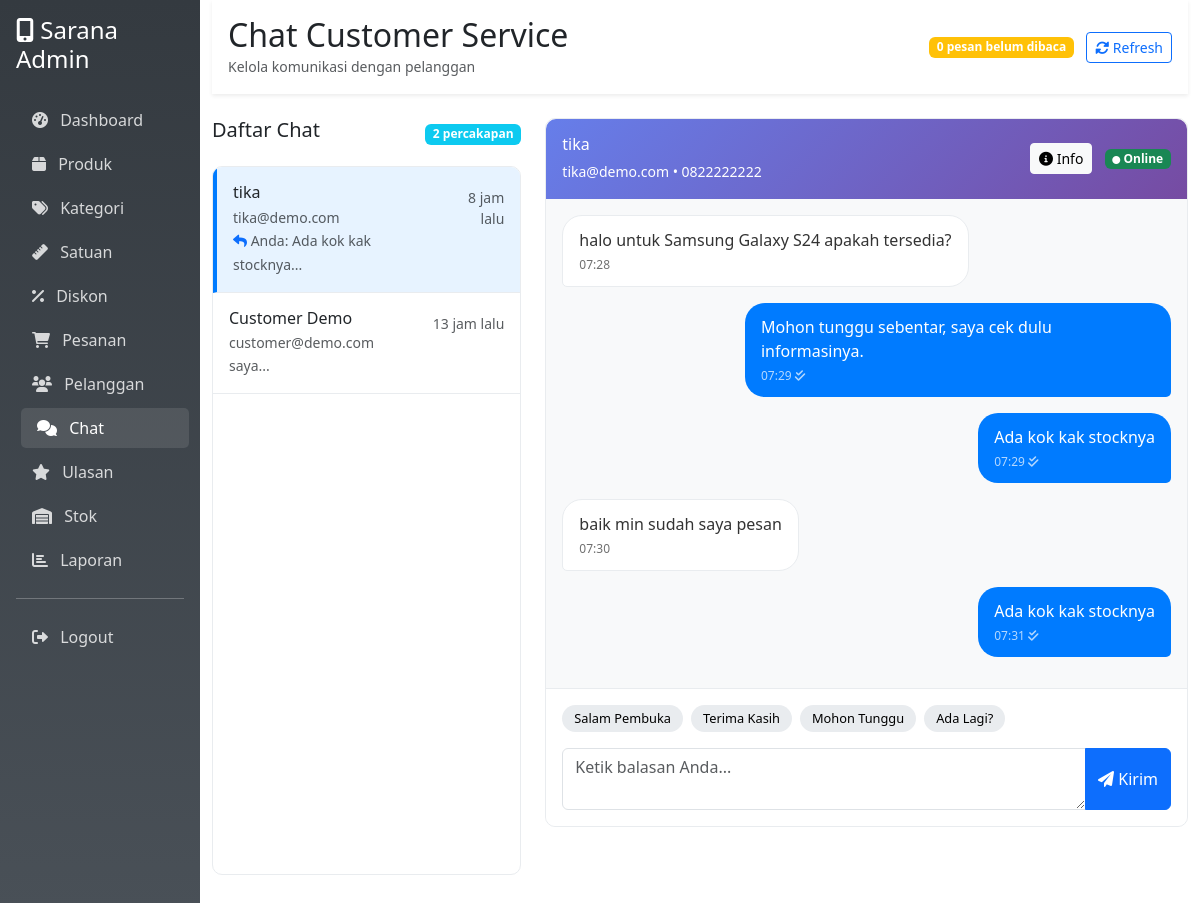
The app's page /admin/chats.php?user_id=3 (signed in) with its own data.
### tables this page shows
CREATE TABLE `users` (
  `id` int NOT NULL,
  `name` varchar(100) NOT NULL,
  `email` varchar(100) NOT NULL,
  `password` varchar(255) NOT NULL,
  `phone` varchar(20) DEFAULT NULL,
  `address` text,
  `birth_date` date DEFAULT NULL,
  `gender` enum('male','female') DEFAULT NULL,
  `last_login` timestamp NULL DEFAULT NULL,
  `role` enum('admin','customer') DEFAULT 'customer',
  `created_at` timestamp NULL DEFAULT CURRENT_TIMESTAMP
);

CREATE TABLE `chats` (
  `id` int NOT NULL,
  `user_id` int DEFAULT NULL,
  `message` text NOT NULL,
  `sender_type` enum('customer','admin') NOT NULL,
  `status` enum('unread','read') DEFAULT 'unread',
  `created_at` timestamp NULL DEFAULT CURRENT_TIMESTAMP
);

### config.php (called while the page is built, shortened)
<?php
function timeAgo($datetime) {
    $time = time() - strtotime($datetime);
    if ($time < 86400) return floor($time/3600) . ' jam lalu';
    return date('d M Y', strtotime($datetime));
}
?>

### admin/chats.php (the view, shortened to what this page needs)
<?php
require_once '../config.php';
$conn = getConnection();
$unread_query = "
    SELECT u.id, u.name, u.email,
           COUNT(c.id) as unread_count,
           MAX(c.created_at) as last_message
    FROM users u
    INNER JOIN chats c ON u.id = c.user_id
    WHERE c.status = 'unread' AND c.sender_type = 'customer'
    GROUP BY u.id, u.name, u.email
    ORDER BY last_message DESC
";
$unread_result = mysqli_query($conn, $unread_query);
$all_chats_query = "
    SELECT u.id, u.name, u.email,
           COUNT(CASE WHEN c.status = 'unread' AND c.sender_type = 'customer' THEN 1 END) as unread_count,
           MAX(c.created_at) as last_message,
           (SELECT message FROM chats WHERE user_id = u.id ORDER BY created_at DESC LIMIT 1) as last_message_text,
           (SELECT sender_type FROM chats WHERE user_id = u.id ORDER BY created_at DESC LIMIT 1) as last_sender
    FROM users u
    INNER JOIN chats c ON u.id = c.user_id
    WHERE u.role = 'customer'
    GROUP BY u.id, u.name, u.email
    ORDER BY last_message DESC
";
$all_chats_result = mysqli_query($conn, $all_chats_query);
$selected_user_id = isset($_GET['user_id']) ? intval($_GET['user_id']) : 0;
$chat_messages = [];
$selected_user = null;
if ($selected_user_id) {
    $user_info_query = "SELECT * FROM users WHERE id = $selected_user_id AND role = 'customer'";
    $user_info_result = mysqli_query($conn, $user_info_query);
    $selected_user = mysqli_fetch_assoc($user_info_result);
    if ($selected_user) {
        $messages_query = "
            SELECT c.*, u.name as user_name
            FROM chats c
            LEFT JOIN users u ON c.user_id = u.id
            WHERE c.user_id = $selected_user_id
            ORDER BY c.created_at ASC
        ";
        $messages_result = mysqli_query($conn, $messages_query);
        while ($message = mysqli_fetch_assoc($messages_result)) {
            $chat_messages[] = $message;
        }
    }
}
?>
<!DOCTYPE html>
<html lang="id">
<head>
    <link href="https://cdnjs.cloudflare.com/ajax/libs/bootstrap/5.3.0/css/bootstrap.min.css" rel="stylesheet">
    <link href="https://cdnjs.cloudflare.com/ajax/libs/font-awesome/6.0.0/css/all.min.css" rel="stylesheet">
</head>
<body>
    <div class="container-fluid">
        <div class="row">
            <div class="col-md-3 col-lg-2 sidebar p-0">
                <div class="p-3">
                    <h4 class="text-white mb-4">
                        <i class="fas fa-mobile-alt"></i> Sarana Admin
                    </h4>
                    <nav class="nav flex-column">
                        <a class="nav-link" href="dashboard.php">
                            <i class="fas fa-tachometer-alt me-2"></i> Dashboard
                        </a>
                        <a class="nav-link" href="products.php">
                            <i class="fas fa-box me-2"></i> Produk
                        </a>
                        <a class="nav-link" href="categories.php">
                            <i class="fas fa-tags me-2"></i> Kategori
                        </a>
                        <a class="nav-link" href="units.php">
                            <i class="fas fa-ruler me-2"></i> Satuan
                        </a>
                        <a class="nav-link" href="discounts.php">
                            <i class="fas fa-percent me-2"></i> Diskon
                        </a>
                        <a class="nav-link" href="orders.php">
                            <i class="fas fa-shopping-cart me-2"></i> Pesanan
                        </a>
                        <a class="nav-link" href="customers.php">
                            <i class="fas fa-users me-2"></i> Pelanggan
                        </a>
                        <a class="nav-link active" href="chats.php">
                            <i class="fas fa-comments me-2"></i> Chat
                        </a>
                        <a class="nav-link" href="reviews.php">
                            <i class="fas fa-star me-2"></i> Ulasan
                        </a>
                        <a class="nav-link" href="stock.php">
                            <i class="fas fa-warehouse me-2"></i> Stok
                        </a>
                        <a class="nav-link" href="reports.php">
                            <i class="fas fa-chart-bar me-2"></i> Laporan
                        </a>
                        <hr class="text-white">
                        <a class="nav-link" href="../logout.php">
                            <i class="fas fa-sign-out-alt me-2"></i> Logout
                        </a>
                    </nav>
                </div>
            </div>
            <div class="col-md-9 col-lg-10">
                <div class="bg-white shadow-sm p-3 mb-4">
                    <div class="d-flex justify-content-between align-items-center">
                        <div>
                            <h2 class="mb-0">Chat Customer Service</h2>
                            <small class="text-muted">Kelola komunikasi dengan pelanggan</small>
                        </div>
                        <div>
                            <span class="badge bg-warning me-2">
                                <?= mysqli_num_rows($unread_result) ?> pesan belum dibaca
                            </span>
                            <button class="btn btn-outline-primary btn-sm" onclick="refreshChats()">
                                <i class="fas fa-sync-alt"></i> Refresh
                            </button>
                        </div>
                    </div>
                </div>
                <div class="row">
                    <div class="col-md-4">
                        <div class="d-flex justify-content-between align-items-center mb-3">
                            <h5>Daftar Chat</h5>
                            <span class="badge bg-info"><?= mysqli_num_rows($all_chats_result) ?> percakapan</span>
                        </div>
                        <div class="chat-list">
                            <?php if (mysqli_num_rows($all_chats_result) > 0): ?>
                            <?php while ($chat = mysqli_fetch_assoc($all_chats_result)): ?>
                            <div class="chat-item <?= $chat['unread_count'] > 0 ? 'unread' : '' ?> <?= $selected_user_id == $chat['id'] ? 'active' : '' ?>"
                                onclick="selectChat(<?= $chat['id'] ?>)">
                                <div class="d-flex justify-content-between align-items-start">
                                    <div class="flex-grow-1">
                                        <h6 class="mb-1"><?= $chat['name'] ?></h6>
                                        <small class="text-muted d-block"><?= $chat['email'] ?></small>
                                        <small class="text-muted">
                                            <?php if ($chat['last_sender'] == 'admin'): ?>
                                            <i class="fas fa-reply text-primary"></i> Anda:
                                            <?php endif; ?>
                                            <?= substr($chat['last_message_text'], 0, 30) ?>...
                                        </small>
                                    </div>
                                    <div class="text-end">
                                        <small class="text-muted d-block mt-1">
                                            <?= timeAgo($chat['last_message']) ?>
                                        </small>
                                    </div>
                                </div>
                            </div>
                            <?php endwhile; ?>
                            <?php endif; ?>
                        </div>
                    </div>
                    <div class="col-md-8">
                        <?php if ($selected_user): ?>
                        <div class="chat-area">
                            <div class="chat-header">
                                <div class="d-flex align-items-center">
                                    <div class="flex-grow-1">
                                        <h6 class="mb-1"><?= $selected_user['name'] ?></h6>
                                        <small><?= $selected_user['email'] ?> • <?= $selected_user['phone'] ?></small>
                                    </div>
                                    <div>
                                        <button class="btn btn-light btn-sm me-2"
                                            onclick="viewCustomerInfo(<?= $selected_user['id'] ?>)">
                                            <i class="fas fa-info-circle"></i> Info
                                        </button>
                                        <span class="badge bg-success">
                                            <i class="fas fa-circle" style="font-size: 0.5rem;"></i> Online
                                        </span>
                                    </div>
                                </div>
                            </div>
                            <div class="chat-messages" id="chatMessages">
                                <?php foreach ($chat_messages as $message): ?>
                                <div class="message <?= $message['sender_type'] ?>">
                                    <div class="message-bubble">
                                        <div><?= nl2br(htmlspecialchars($message['message'])) ?></div>
                                        <div class="message-time">
                                            <?= date('H:i', strtotime($message['created_at'])) ?>
                                            <?php if ($message['sender_type'] == 'admin'): ?>
                                            <i class="fas fa-check-double"></i>
                                            <?php endif; ?>
                                        </div>
                                    </div>
                                </div>
                                <?php endforeach; ?>
                            </div>
                            <div class="chat-input">
                                <div class="quick-replies">
                                    <button class="quick-reply"
                                        onclick="insertQuickReply('Halo! Ada yang bisa saya bantu?')">
                                        Salam Pembuka
                                    </button>
                                    <button class="quick-reply"
                                        onclick="insertQuickReply('Terima kasih atas pertanyaannya. Saya akan membantu Anda.')">
                                        Terima Kasih
                                    </button>
                                    <button class="quick-reply"
                                        onclick="insertQuickReply('Mohon tunggu sebentar, saya cek dulu informasinya.')">
                                        Mohon Tunggu
                                    </button>
                                    <button class="quick-reply"
                                        onclick="insertQuickReply('Apakah ada hal lain yang bisa saya bantu?')">
                                        Ada Lagi?
                                    </button>
                                </div>
                                <form method="POST" id="replyForm">
                                    <div class="input-group">
                                        <textarea class="form-control" name="message" id="messageInput"
                                            placeholder="Ketik balasan Anda..." rows="2" required></textarea>
                                        <button type="submit" name="send_reply" class="btn btn-primary">
                                            <i class="fas fa-paper-plane"></i> Kirim
                                        </button>
                                    </div>
                                </form>
                            </div>
                        </div>
                        <?php endif; ?>
                    </div>
                </div>
            </div>
        </div>
    </div>
</body>
</html>

### admin/chats.php (style rules this page uses)
.sidebar { min-height: 100vh; background: linear-gradient(180deg, #343a40 0%, #495057 100%); }
.sidebar .nav-link { color: rgba(255, 255, 255, 0.8); border-radius: 5px; margin: 2px 0; transition: all 0.3s; }
.sidebar .nav-link:hover, .sidebar .nav-link.active { color: white; background: rgba(255, 255, 255, 0.1); transform: translateX(5px); }
.chat-list { height: calc(100vh - 200px); overflow-y: auto; border: 1px solid #e9ecef; border-radius: 10px; }
.chat-item { padding: 1rem; border-bottom: 1px solid #e9ecef; cursor: pointer; transition: background-color 0.3s; }
.chat-item.active { background-color: #e7f3ff; border-left: 4px solid #007bff; }
.chat-area { height: calc(100vh - 200px); display: flex; flex-direction: column; border: 1px solid #e9ecef; border-radius: 10px; }
.chat-header { background: linear-gradient(135deg, #667eea 0%, #764ba2 100%); color: white; padding: 1rem; border-radius: 10px 10px 0 0; }
.chat-messages { flex: 1; overflow-y: auto; padding: 1rem; background: #f8f9fa; }
.chat-input { padding: 1rem; border-top: 1px solid #e9ecef; background: white; border-radius: 0 0 10px 10px; }
.message { margin-bottom: 1rem; display: flex; align-items: flex-start; }
.message.admin { justify-content: flex-end; }
.message.customer { justify-content: flex-start; }
.message-bubble { max-width: 70%; padding: 0.75rem 1rem; border-radius: 20px; position: relative; }
.message.admin .message-bubble { background: #007bff; color: white; border-bottom-right-radius: 5px; }
.message.customer .message-bubble { background: white; color: #333; border: 1px solid #e9ecef; border-bottom-left-radius: 5px; }
.message-time { font-size: 0.75rem; opacity: 0.7; margin-top: 0.25rem; }
.quick-replies { display: flex; gap: 0.5rem; margin-bottom: 1rem; flex-wrap: wrap; }
.quick-reply { background: #e9ecef; border: none; padding: 0.25rem 0.75rem; border-radius: 15px; font-size: 0.8rem; cursor: pointer; transition: background-color 0.3s; }

### records on screen
users: name "tika", email "tika@demo.com", shows "Anda:", last_message_text "Ada kok kak stocknya", last_message "8 jam lalu", phone "0822222222"
users: name "Customer Demo", email "customer@demo.com", last_message_text "saya", last_message "13 jam lalu"
chats: message "halo untuk Samsung Galaxy S24 apakah tersedia?", created_at "07:28"
chats: message "Mohon tunggu sebentar, saya cek dulu informasinya.", created_at "07:29", sender_type "admin" (drawn)
chats: message "Ada kok kak stocknya", created_at "07:29", sender_type "admin" (drawn)
chats: message "baik min sudah saya pesan", created_at "07:30"
chats: message "Ada kok kak stocknya", created_at "07:31", sender_type "admin" (drawn)

### other values on screen
mysqli_num_rows($unread_result) "0"
mysqli_num_rows($all_chats_result) "2"
